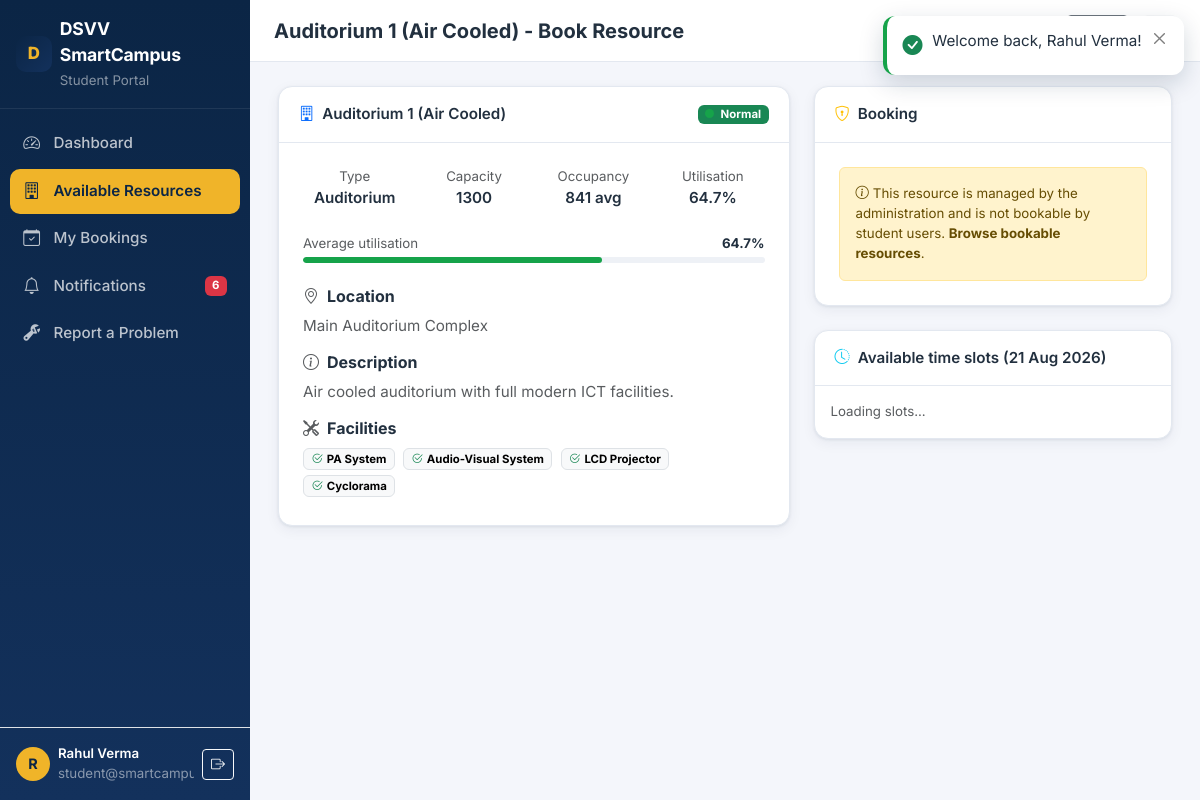
Page /student/resource-details.php?id=1 (signed in) on the committed database.
### tables this page shows
CREATE TABLE users (
  id INT UNSIGNED AUTO_INCREMENT PRIMARY KEY,
  name VARCHAR(120) NOT NULL,
  email VARCHAR(160) NOT NULL UNIQUE,
  password VARCHAR(255) NOT NULL,
  role ENUM('student','faculty','admin') NOT NULL DEFAULT 'student',
  department VARCHAR(120) NULL,
  user_identifier VARCHAR(50) NULL,
  status ENUM('active','inactive') NOT NULL DEFAULT 'active',
  created_at TIMESTAMP DEFAULT CURRENT_TIMESTAMP
);

CREATE TABLE resources (
  id INT UNSIGNED AUTO_INCREMENT PRIMARY KEY,
  name VARCHAR(120) NOT NULL,
  type ENUM('classroom','computer_lab','library','seminar_hall','meeting_room','study_room','auditorium','hostel','canteen','health_centre','guest_house','amenity') NOT NULL,
  capacity INT UNSIGNED NOT NULL DEFAULT 0,
  location VARCHAR(160) NOT NULL,
  description TEXT NULL,
  facilities TEXT NULL,
  bookable_by ENUM('all','student','faculty','admin') NOT NULL DEFAULT 'all',
  status ENUM('active','inactive','maintenance') NOT NULL DEFAULT 'active',
  created_at TIMESTAMP DEFAULT CURRENT_TIMESTAMP,
  KEY idx_type (type), KEY idx_status (status)
);

### includes/functions.php (called while the page is built, shortened)
<?php
require_once __DIR__ . '/../config/database.php';
function e(?string $value): string {
    return htmlspecialchars((string)$value, ENT_QUOTES, 'UTF-8');
}
function url(string $path = '/'): string {
    if ($path === '/') return APP_URL !== '' ? APP_URL . '/' : '/';
    return APP_URL . $path;
}
function fmt_date(?string $date): string {
    $d = new DateTime($date);
    return $d->format(DATE_FORMAT);
}
function get_setting(string $key, $default = null) {
    static $cache = null;
    if ($cache === null) {
        try {
            $cache = [];
            foreach (db()->query('SELECT setting_key, setting_value FROM settings') as $row) {
                $cache[$row['setting_key']] = $row['setting_value'];
            }
        } catch (Throwable $e) {
            $cache = [];
        }
    }
    return array_key_exists($key, $cache) ? $cache[$key] : $default;
}
function utilization_thresholds(): array {
    return [
        'under' => (int)get_setting('under_utilized_threshold', THRESHOLD_UNDER_UTILIZED),
        'normal' => (int)get_setting('normal_threshold', THRESHOLD_NORMAL),
        'over' => (int)get_setting('overcrowded_threshold', THRESHOLD_OVERCROWDED),
        'auto_approve' => (int)get_setting('auto_approve_bookings', 0) === 1,
    ];
}
function resource_type_label(?string $type): string {
    return RESOURCE_TYPES[$type] ?? ($type ?? '-');
}
function resource_utilization(PDO $pdo, int $resourceId, int $lookbackDays = 30): array {
    $sql = "SELECT AVG(utilization_percentage) AS avg_util,
                   AVG(users_count) AS avg_users,
                   COUNT(*) AS samples,
                   MAX(date) AS last_used
            FROM usage_records
            WHERE resource_id = :rid AND date >= (CURDATE() - INTERVAL :lb DAY)";
    $stmt = $pdo->prepare($sql);
    $stmt->execute([':rid' => $resourceId, ':lb' => $lookbackDays]);
    $row = $stmt->fetch();
    $avg = (float)($row['avg_util'] ?? 0);
    return [
        'avg_utilization' => round($avg, 1),
        'avg_users'       => (int)round((float)($row['avg_users'] ?? 0)),
        'samples'         => (int)($row['samples'] ?? 0),
        'last_used'       => $row['last_used'] ?? null,
    ];
}
function classify_utilization(float $util): array {
    $t = utilization_thresholds();
    if ($util >= $t['under']) {
        return ['key' => 'normal', 'label' => 'Normal', 'color' => 'success', 'dot' => 'success'];
    }
    return ['key' => 'under', 'label' => 'Under-utilized', 'color' => 'info', 'dot' => 'info'];
}
function resource_with_utilization(PDO $pdo, array $resource): array {
    $u = resource_utilization($pdo, (int)$resource['id']);
    $cls = classify_utilization($u['avg_utilization']);
    $resource['avg_utilization'] = $u['avg_utilization'];
    $resource['avg_users']       = $u['avg_users'];
    $resource['utilization_class'] = $cls;
    return $resource;
}
function can_role_book(string $role, ?string $bookableBy): bool {
    return $bookableBy === $role;
}
function unread_notifications(PDO $pdo, int $userId): int {
    $stmt = $pdo->prepare("SELECT COUNT(*) FROM notifications WHERE user_id = :u AND is_read = 0");
    $stmt->execute([':u' => $userId]);
    return (int)$stmt->fetchColumn();
}

### config/database.php (called while the page is built, shortened)
<?php
function maybe_install_schema(PDO $pdo): void {
    try {
        if ($pdo->query("SHOW TABLES LIKE 'users'")->fetchColumn()) {
            return;
        }
    } catch (Throwable $e) {
        error_log('[DSVV SmartCampus] auto-install skipped: ' . $e->getMessage());
    }
}
function db(): PDO {
    static $pdo = null;
    if ($pdo === null) {
        $dsn = 'mysql:host=' . DB_HOST . ';port=' . DB_PORT . ';dbname=' . DB_NAME . ';charset=utf8mb4';
        try {
            $pdo = new PDO($dsn, DB_USER, DB_PASS, [
                PDO::ATTR_ERRMODE            => PDO::ERRMODE_EXCEPTION,
                PDO::ATTR_DEFAULT_FETCH_MODE => PDO::FETCH_ASSOC,
                PDO::ATTR_EMULATE_PREPARES   => false,
            ]);
            maybe_install_schema($pdo);
        } catch (PDOException $e) {
            http_response_code(500);
            die('Database connection failed. Check the DB_* settings (config/config.php or environment variables) and ensure MySQL is running.<br>' . htmlspecialchars($e->getMessage()));
        }
    }
    return $pdo;
}

### includes/auth.php (called while the page is built, shortened)
<?php
require_once __DIR__ . '/functions.php';
function current_user(): ?array {
    static $user = false;
    if ($user === false) {
        $user = null;
        if (!empty($_SESSION['user_id'])) {
            $stmt = db()->prepare("SELECT * FROM users WHERE id = :id AND status = 'active'");
            $stmt->execute([':id' => (int)$_SESSION['user_id']]);
            $row = $stmt->fetch();
            if ($row) {
                $user = $row;
            } else {
                session_destroy();
            }
        }
    }
    return $user ?: null;
}
function require_login(string $redirectTo = '/login.php'): array {
    $u = current_user();
    return $u;
}
function require_any_role(array $roles): array {
    $u = require_login();
    return $u;
}
function role_home(string $role): string {
    return match ($role) {
        'admin'   => '/admin/dashboard.php',
        'faculty' => '/faculty/dashboard.php',
        default   => '/student/dashboard.php',
    };
}

### student/resource-details.php (the view, shortened to what this page needs)
<?php
require_once __DIR__ . '/../includes/functions.php';
require_once __DIR__ . '/../includes/auth.php';
$u = require_any_role(['student', 'faculty']);
$pdo = db();
$id = (int)($_GET['id'] ?? 0);
$stmt = $pdo->prepare("SELECT * FROM resources WHERE id = :id");
$stmt->execute([':id' => $id]);
$resource = $stmt->fetch();
$page_title = $resource['name'] . ' - Book Resource';
$active = 'resources';
$res = resource_with_utilization($pdo, $resource);
$bookable = can_role_book($u['role'], $resource['bookable_by'] ?? 'all');
require_once __DIR__ . '/../includes/dash_header.php';
?>
<div class="row g-4">
    <div class="col-lg-7">
        <div class="sc-card">
            <div class="card-header-sc">
                <i class="bi bi-building text-primary"></i> <?= e($resource['name']) ?>
                <span class="badge text-bg-<?= $res['utilization_class']['color'] ?> ms-auto">
                    <span class="sc-dot dot-<?= $res['utilization_class']['dot'] ?>"></span><?= e($res['utilization_class']['label']) ?>
                </span>
            </div>
            <div class="p-4">
                <div class="row g-3 mb-4">
                    <div class="col-6 col-md-3 text-center">
                        <div class="text-muted small">Type</div>
                        <div class="fw-semibold"><?= e(resource_type_label($resource['type'])) ?></div>
                    </div>
                    <div class="col-6 col-md-3 text-center">
                        <div class="text-muted small">Capacity</div>
                        <div class="fw-semibold"><?= (int)$resource['capacity'] ?></div>
                    </div>
                    <div class="col-6 col-md-3 text-center">
                        <div class="text-muted small">Occupancy</div>
                        <div class="fw-semibold"><?= (int)$res['avg_users'] ?> avg</div>
                    </div>
                    <div class="col-6 col-md-3 text-center">
                        <div class="text-muted small">Utilisation</div>
                        <div class="fw-semibold"><?= (float)$res['avg_utilization'] ?>%</div>
                    </div>
                </div>
                <div class="mb-4">
                    <div class="d-flex justify-content-between small mb-1">
                        <span class="text-muted">Average utilisation</span>
                        <strong><?= (float)$res['avg_utilization'] ?>%</strong>
                    </div>
                    <div class="util-bar">
                        <span style="width:<?= min(100, (float)$res['avg_utilization']) ?>%;background:<?= match ($res['utilization_class']['color']) {
                            'success' => '#16a34a', 'warning' => '#f59e0b', 'danger' => '#dc2626', 'info' => '#0ea5e9'
                        } ?>"></span>
                    </div>
                </div>
                <h6 class="fw-bold"><i class="bi bi-geo-alt me-2 text-muted"></i>Location</h6>
                <p class="text-muted"><?= e($resource['location']) ?></p>
                <h6 class="fw-bold"><i class="bi bi-info-circle me-2 text-muted"></i>Description</h6>
                <p class="text-muted"><?= e($resource['description'] ?: 'No description provided.') ?></p>
                <h6 class="fw-bold"><i class="bi bi-tools me-2 text-muted"></i>Facilities</h6>
                <div>
                    <?php foreach (explode(',', (string)$resource['facilities']) as $f): $f = trim($f); if ($f === '') continue; ?>
                        <span class="badge text-bg-light border me-1 mb-1"><i class="bi bi-check2-circle text-success me-1"></i><?= e($f) ?></span>
                    <?php endforeach; ?>
                </div>
            </div>
        </div>
    </div>
    <div class="col-lg-5">
        <?php if (!$bookable): ?>
            <div class="sc-card mb-4">
                <div class="card-header-sc"><i class="bi bi-shield-lock text-warning"></i> Booking</div>
                <div class="p-4">
                    <div class="alert alert-warning mb-0 small">
                        <i class="bi bi-info-circle me-1"></i>This resource is managed by the administration and is not
                        bookable by <?= e($u['role']) ?> users.
                        <?php if ($u['role'] === 'faculty'): ?>
                            <a href="<?= url('/faculty/book-resource.php') ?>" class="alert-link">Book a different resource</a>.
                        <?php else: ?>
                            <a href="<?= url('/student/resources.php') ?>" class="alert-link">Browse bookable resources</a>.
                        <?php endif; ?>
                    </div>
                </div>
            </div>
        <?php endif; ?>
        <div class="sc-card">
            <div class="card-header-sc"><i class="bi bi-clock-history text-info"></i> Available time slots (<?= fmt_date($_GET['date'] ?? date('Y-m-d')) ?>)</div>
            <div class="p-3">
                <div class="d-flex flex-wrap gap-2" id="slotGrid">
                    <span class="text-muted small">Loading slots...</span>
                </div>
            </div>
        </div>
    </div>
</div>
<?php
require_once __DIR__ . '/../includes/dash_footer.php';
?>

### includes/dash_header.php (shortened to what this page needs)
<?php
$pageTitle = $page_title ?? 'Dashboard';
$activeNav = $active ?? '';
$unread = $u ? unread_notifications(db(), (int)$u['id']) : 0;
?>
<!DOCTYPE html>
<html lang="en">
<head>
    <link href="https://cdn.jsdelivr.net/npm/bootstrap@5.3.3/dist/css/bootstrap.min.css" rel="stylesheet">
    <link rel="stylesheet" href="https://cdn.jsdelivr.net/npm/bootstrap-icons@1.11.3/font/bootstrap-icons.min.css">
    <link rel="stylesheet" href="<?= url('/assets/css/style.css') ?>">
</head>
<body class="dash-body">
<div class="dash-shell">
    <aside class="sc-sidebar" id="sidebar">
        <div class="d-flex align-items-center gap-2 px-3 py-3 border-bottom sc-sidebar-brand">
            <span class="sc-logo"><?= e(APP_NAME[0]) ?></span>
            <div class="flex-grow-1">
                <div class="fw-bold sc-brand-text text-white"><?= e(APP_NAME) ?></div>
                <small class="text-white-50"><?= ucfirst(e($u['role'])) ?> Portal</small>
            </div>
        </div>
        <nav class="sc-sidebar-nav flex-grow-1 overflow-auto">
            <?php
            foreach ($navItems[$u['role']] ?? [] as $item):
                $activeClass = $activeNav === $item['key'] ? ' active' : '';
            ?>
            <a href="<?= url($item['href']) ?>" class="sc-nav-item<?= $activeClass ?>">
                <i class="bi bi-<?= e($item['icon']) ?>"></i>
                <span><?= e($item['label']) ?></span>
                <?php if (!empty($item['badge']) && $item['badge'] > 0): ?>
                    <span class="badge bg-danger ms-auto"><?= (int)$item['badge'] ?></span>
                <?php endif; ?>
            </a>
            <?php endforeach; ?>
        </nav>
        <div class="p-3 border-top">
            <div class="d-flex align-items-center gap-2">
                <div class="sc-avatar"><?= e(strtoupper(substr($u['name'], 0, 1))) ?></div>
                <div class="flex-grow-1 text-truncate">
                    <div class="text-white small fw-semibold text-truncate"><?= e($u['name']) ?></div>
                    <div class="text-white-50 small"><?= e($u['email']) ?></div>
                </div>
                <a href="<?= url('/logout.php') ?>" class="btn btn-sm btn-outline-light" title="Logout"><i class="bi bi-box-arrow-right"></i></a>
            </div>
        </div>
    </aside>
    <div class="dash-main">
        <div class="sc-topbar d-flex align-items-center gap-3 px-3 px-lg-4">
            <div class="flex-grow-1">
                <h1 class="h5 mb-0 fw-bold"><?= e($pageTitle) ?></h1>
            </div>
            <a href="<?= url('/index.php') ?>" class="btn btn-sm btn-outline-secondary" title="Public site"><i class="bi bi-globe2"></i><span class="d-none d-sm-inline ms-1">Site</span></a>
            <a href="<?= url(role_home($u['role'])) ?>" class="btn btn-sm btn-light" title="Home"><i class="bi bi-house"></i></a>
        </div>
        <main class="dash-content">

### rows in the picture
users: role "Student", name "R", name "Rahul Verma", email "student@smartcam…", role "student"
resources: name "Auditorium 1 (Air Cooled) - Book Resource", name "Auditorium 1 (Air Cooled)", type "Auditorium", capacity "1300", location "Main Auditorium Complex", description "Air cooled auditorium with full modern ICT facilities.", facilities "PA System", facilities "Audio-Visual System", facilities "LCD Projector", facilities "Cyclorama"

### other values in the picture
APP_NAME[0] "D"
APP_NAME "DSVV SmartCampus"
$item['label'] "Dashboard"
$item['label'] "Available Resources"
$item['label'] "My Bookings"
$item['label'] "Notifications"
$item['badge'] "6"
$item['label'] "Report a Problem"
$res['utilization_class']['label'] "Normal"
$res['avg_users'] "841"
$res['avg_utilization'] "64.7"
